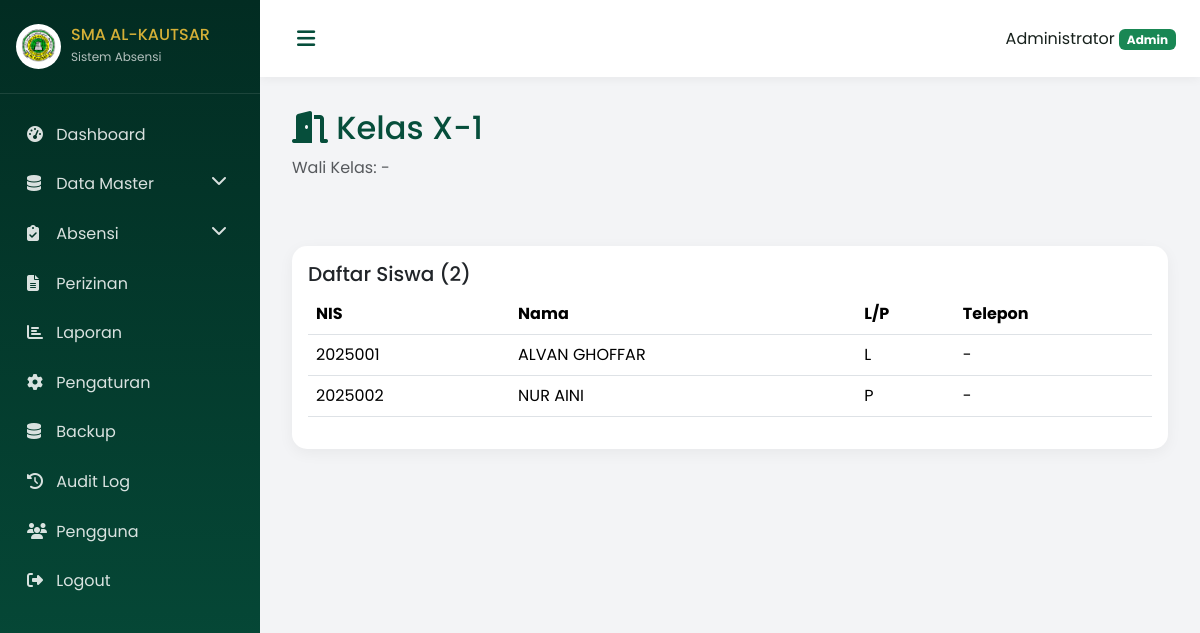
Page /teacher/class/1 (signed in) on the committed database.
### models.py (models this page shows, shortened)
class User(UserMixin, db.Model):
    __tablename__ = 'users'
    id = db.Column(db.Integer, primary_key=True)
    username = db.Column(db.String(80), unique=True, nullable=False, index=True)
    email = db.Column(db.String(120), unique=True, nullable=True)
    password_hash = db.Column(db.String(256), nullable=False)
    role = db.Column(db.String(20), nullable=False, index=True)  # admin, teacher, student, principal
    full_name = db.Column(db.String(120), nullable=False)
    photo = db.Column(db.String(256), nullable=True)
    is_active = db.Column(db.Boolean, default=True)
    created_at = db.Column(db.DateTime, default=datetime.utcnow)
    updated_at = db.Column(db.DateTime, default=datetime.utcnow, onupdate=datetime.utcnow)
    student = db.relationship('Student', backref='user', uselist=False)
    teacher = db.relationship('Teacher', backref='user', uselist=False)

class Classroom(db.Model):
    __tablename__ = 'classrooms'
    id = db.Column(db.Integer, primary_key=True)
    grade = db.Column(db.String(10), nullable=False)  # X, XI, XII
    name = db.Column(db.String(20), nullable=False)  # 1, 2, 3
    full_name = db.Column(db.String(50), nullable=False)  # X-1, XI-2
    academic_year_id = db.Column(db.Integer, db.ForeignKey('academic_years.id'), nullable=False)
    homeroom_teacher_id = db.Column(db.Integer, db.ForeignKey('teachers.id'), nullable=True)
    created_at = db.Column(db.DateTime, default=datetime.utcnow)
    updated_at = db.Column(db.DateTime, default=datetime.utcnow, onupdate=datetime.utcnow)
    students = db.relationship('Student', backref='classroom', lazy='dynamic')
    __table_args__ = (db.UniqueConstraint('grade', 'name', 'academic_year_id'),)

class Student(db.Model):
    __tablename__ = 'students'
    id = db.Column(db.Integer, primary_key=True)
    nis = db.Column(db.String(20), unique=True, nullable=False, index=True)
    nisn = db.Column(db.String(20), unique=True, nullable=True)
    full_name = db.Column(db.String(120), nullable=False)
    gender = db.Column(db.String(10), nullable=False)
    birth_place = db.Column(db.String(50), nullable=True)
    birth_date = db.Column(db.Date, nullable=True)
    address = db.Column(db.Text, nullable=True)
    phone = db.Column(db.String(20), nullable=True)
    email = db.Column(db.String(120), nullable=True)
    parent_name = db.Column(db.String(120), nullable=True)
    parent_phone = db.Column(db.String(20), nullable=True)
    photo = db.Column(db.String(256), nullable=True)
    class_id = db.Column(db.Integer, db.ForeignKey('classrooms.id'), nullable=True)
    year_entry = db.Column(db.Integer, nullable=True)
    status = db.Column(db.String(20), default='active')
    qr_token = db.Column(db.String(64), unique=True, nullable=True)
    user_id = db.Column(db.Integer, db.ForeignKey('users.id'), nullable=True)
    created_at = db.Column(db.DateTime, default=datetime.utcnow)
    updated_at = db.Column(db.DateTime, default=datetime.utcnow, onupdate=datetime.utcnow)

### routes/teacher.py (the view)
@teacher_bp.route('/class/<int:class_id>')
@login_required
def class_detail(class_id):
    classroom = Classroom.query.get_or_404(class_id)
    students = classroom.students.all()
    return render_template('classrooms/detail.html', classroom=classroom, students=students)

### templates/classrooms/detail.html (shortened to what this page needs)
{% extends "base.html" %}
{% block content %}
<div class="page-header">
    <h2><i class="fas fa-door-open"></i> Kelas {{ classroom.full_name }}</h2>
    <p class="text-muted">Wali Kelas: {{ classroom.homeroom_teacher.full_name if classroom.homeroom_teacher else '-' }}</p>
</div>
<div class="card">
    <div class="card-body">
        <h5>Daftar Siswa ({{ students|length }})</h5>
        <table class="table">
            <thead><tr><th>NIS</th><th>Nama</th><th>L/P</th><th>Telepon</th></tr></thead>
            <tbody>
                {% for s in students %}
                <tr>
                    <td>{{ s.nis }}</td>
                    <td>{{ s.full_name }}</td>
                    <td>{{ s.gender }}</td>
                    <td>{{ s.phone or '-' }}</td>
                </tr>
                {% endfor %}
            </tbody>
        </table>
    </div>
</div>
{% endblock %}

### templates/base.html (shortened to what this page needs)
<!DOCTYPE html>
<html lang="id">
<head>
    <link href="https://cdn.jsdelivr.net/npm/bootstrap@5.3.2/dist/css/bootstrap.min.css" rel="stylesheet">
    <link rel="stylesheet" href="https://cdnjs.cloudflare.com/ajax/libs/font-awesome/6.4.2/css/all.min.css">
    <link rel="stylesheet" href="{{ url_for('static', filename='css/style.css') }}">
</head>
<body>
    {% if current_user.is_authenticated %}
    <div class="wrapper">
        <nav class="sidebar" id="sidebar">
            <div class="sidebar-header">
                <img src="{{ url_for('static', filename='images/logo_alkautsar.png') }}" alt="Logo" class="logo">
                <div class="brand-text">
                    <h6>SMA AL-KAUTSAR</h6>
                    <small>Sistem Absensi</small>
                </div>
            </div>
            <ul class="sidebar-menu">
                {% if current_user.role == 'admin' %}
                <li><a href="{{ url_for('admin.dashboard') }}"><i class="fas fa-tachometer-alt"></i> Dashboard</a></li>
                <li class="submenu">
                    <a href="#"><i class="fas fa-database"></i> Data Master <i class="fas fa-chevron-down float-end"></i></a>
                </li>
                <li class="submenu">
                    <a href="#"><i class="fas fa-clipboard-check"></i> Absensi <i class="fas fa-chevron-down float-end"></i></a>
                </li>
                <li><a href="{{ url_for('permissions.index') }}"><i class="fas fa-file-alt"></i> Perizinan</a></li>
                <li><a href="{{ url_for('reports.index') }}"><i class="fas fa-chart-bar"></i> Laporan</a></li>
                <li><a href="{{ url_for('settings.index') }}"><i class="fas fa-cog"></i> Pengaturan</a></li>
                <li><a href="{{ url_for('settings.backup') }}"><i class="fas fa-database"></i> Backup</a></li>
                <li><a href="{{ url_for('admin.audit_log') }}"><i class="fas fa-history"></i> Audit Log</a></li>
                <li><a href="{{ url_for('admin.users') }}"><i class="fas fa-users"></i> Pengguna</a></li>
                {% endif %}
                <li><a href="{{ url_for('auth.logout') }}"><i class="fas fa-sign-out-alt"></i> Logout</a></li>
            </ul>
        </nav>
        <div class="main-content">
            <nav class="navbar">
                <button class="btn btn-link" id="sidebarToggle"><i class="fas fa-bars"></i></button>
                <div class="user-info">
                    <span>{{ current_user.full_name }}</span>
                    <span class="badge bg-success">{{ current_user.role|capitalize }}</span>
                </div>
            </nav>
            <div class="content">
                {% block content %}{% endblock %}
            </div>
        </div>
    </div>
    {% else %}
    {% block guest_content %}{% endblock %}
    {% endif %}
</body>
</html>

### static/css/style.css (style rules this page uses)
:root { --primary-dark: #022C22; --primary: #064E3B; --primary-light: #047857; --accent: #16A34A; --gold: #D4AF37; --gold-soft: #F4D77A; --text-dark: #17211C; --bg-light: #F3F4F6; }
* { font-family: 'Poppins', sans-serif; }
body { background: var(--bg-light); color: var(--text-dark); }
.wrapper { display: flex; min-height: 100vh; }
.sidebar { width: 260px; background: linear-gradient(180deg, #022C22, #064E3B); color: white; padding: 1.5rem 0; position: fixed; height: 100vh; overflow-y: auto; transition: all 0.3s; z-index: 1000; }
.sidebar-header { display: flex; align-items: center; padding: 0 1rem 1.5rem; border-bottom: 1px solid rgba(255,255,255,0.1); }
.sidebar-header .logo { width: 45px; height: 45px; object-fit: contain; background: white; border-radius: 50%; padding: 5px; margin-right: 10px; }
.sidebar-header h6 { margin: 0; color: var(--gold); }
.sidebar-header small { color: rgba(255,255,255,0.7); font-size: 0.75rem; }
.sidebar-menu { list-style: none; padding: 1rem 0; margin: 0; }
.sidebar-menu li a { display: block; padding: 0.8rem 1.5rem; color: rgba(255,255,255,0.85); text-decoration: none; transition: all 0.2s; border-left: 3px solid transparent; }
.sidebar-menu li a i { width: 25px; }
.main-content { margin-left: 260px; flex: 1; transition: all 0.3s; }
.navbar { background: white; padding: 1rem 1.5rem; box-shadow: 0 2px 10px rgba(0,0,0,0.05); display: flex; justify-content: space-between; align-items: center; }
.content { padding: 2rem; }
.card { border: none; border-radius: 15px; box-shadow: 0 4px 15px rgba(0,0,0,0.05); margin-bottom: 1rem; }
.page-header { margin-bottom: 2rem; padding-bottom: 1rem; border-bottom: 2px solid var(--bg-light); }
.page-header h2 { color: var(--primary); }
:root { --primary-dark:#022C22; --primary:#064E3B; --primary-light:#047857; --accent:#16A34A; --gold:#D4AF37; --gold-soft:#F4D77A; --text-dark:#17211C; --bg-light:#F3F4F6; }
* { font-family:'Poppins',sans-serif; }
body { background:var(--bg-light); color:var(--text-dark); margin:0; }
.wrapper { display:flex;min-height:100vh; }
.sidebar { width:260px;background:linear-gradient(180deg,#022C22,#064E3B);color:#fff;padding:1.5rem 0;position:fixed;height:100vh;overflow-y:auto;transition:all .3s;z-index:1000; }
.sidebar-header { display:flex;align-items:center;padding:0 1rem 1.5rem;border-bottom:1px solid rgba(255,255,255,.1); }
.sidebar-header .logo { width:45px;height:45px;object-fit:contain;background:#fff;border-radius:50%;padding:5px;margin-right:10px; }
.sidebar-header h6 { margin:0;color:var(--gold); }
.sidebar-header small { color:rgba(255,255,255,.7);font-size:.75rem; }
.sidebar-menu { list-style:none;padding:1rem 0;margin:0; }
.sidebar-menu li a { display:block;padding:.8rem 1.5rem;color:rgba(255,255,255,.85);text-decoration:none;transition:all .2s;border-left:3px solid transparent; }
.sidebar-menu li a i { width:25px; }
.main-content { margin-left:260px;flex:1;transition:all .3s; }
.navbar { background:#fff;padding:1rem 1.5rem;box-shadow:0 2px 10px rgba(0,0,0,.05);display:flex;justify-content:space-between;align-items:center; }
#sidebarToggle { color:var(--primary)!important;font-size:1.3rem; }
.content { padding:2rem; }
.card { border:none;border-radius:15px;box-shadow:0 4px 15px rgba(0,0,0,.05);margin-bottom:1rem; }
.page-header { margin-bottom:2rem;padding-bottom:1rem;border-bottom:2px solid var(--bg-light); }
.page-header h2 { color:var(--primary); }

### rows in the picture
User: full_name "Administrator", role "Admin"
Classroom: full_name "X-1"
Student: nis "2025001", full_name "ALVAN GHOFFAR", gender "L", phone "-"
Student: nis "2025002", full_name "NUR AINI", gender "P", phone "-"

### other values in the picture
{{ students|length }} "2"
